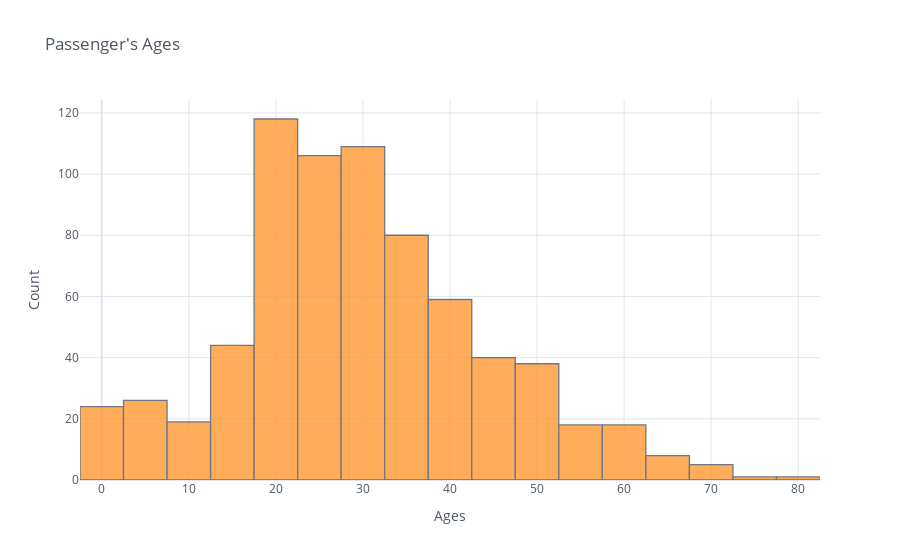

This figure's notebook cell:
### Code cell
train["Age"].iplot(kind="histogram", bins=30, theme="white", title="Passenger's Ages",xTitle='Ages', yTitle='Count')

### Figure 1 — Plotly figure (JSON) as saved in the notebook; plotly's stock layout.template omitted (floating-point values rounded to 4 significant figures; data arrays with more than 128 entries replaced by an {"elided": "..."} marker saying what was removed)
{"data": [{"histfunc": "count", "histnorm": "", "marker": {"color": "rgba(255, 153, 51, 1.0)", "line": {"color": "#4D5663", "width": 1.3}}, "name": "Age", "nbinsx": 30, "opacity": 0.8, "orientation": "v", "type": "histogram", "x": {"elided": "891 float values"}}], "layout": {"barmode": "overlay", "legend": {"bgcolor": "#FFFFFF", "font": {"color": "#4D5663"}}, "paper_bgcolor": "#FFFFFF", "plot_bgcolor": "#FFFFFF", "title": {"font": {"color": "#4D5663"}, "text": "Passenger's Ages"}, "xaxis": {"gridcolor": "#E1E5ED", "showgrid": true, "tickfont": {"color": "#4D5663"}, "title": {"font": {"color": "#4D5663"}, "text": "Ages"}, "zerolinecolor": "#E1E5ED"}, "yaxis": {"gridcolor": "#E1E5ED", "showgrid": true, "tickfont": {"color": "#4D5663"}, "title": {"font": {"color": "#4D5663"}, "text": "Count"}, "zerolinecolor": "#E1E5ED"}}}
